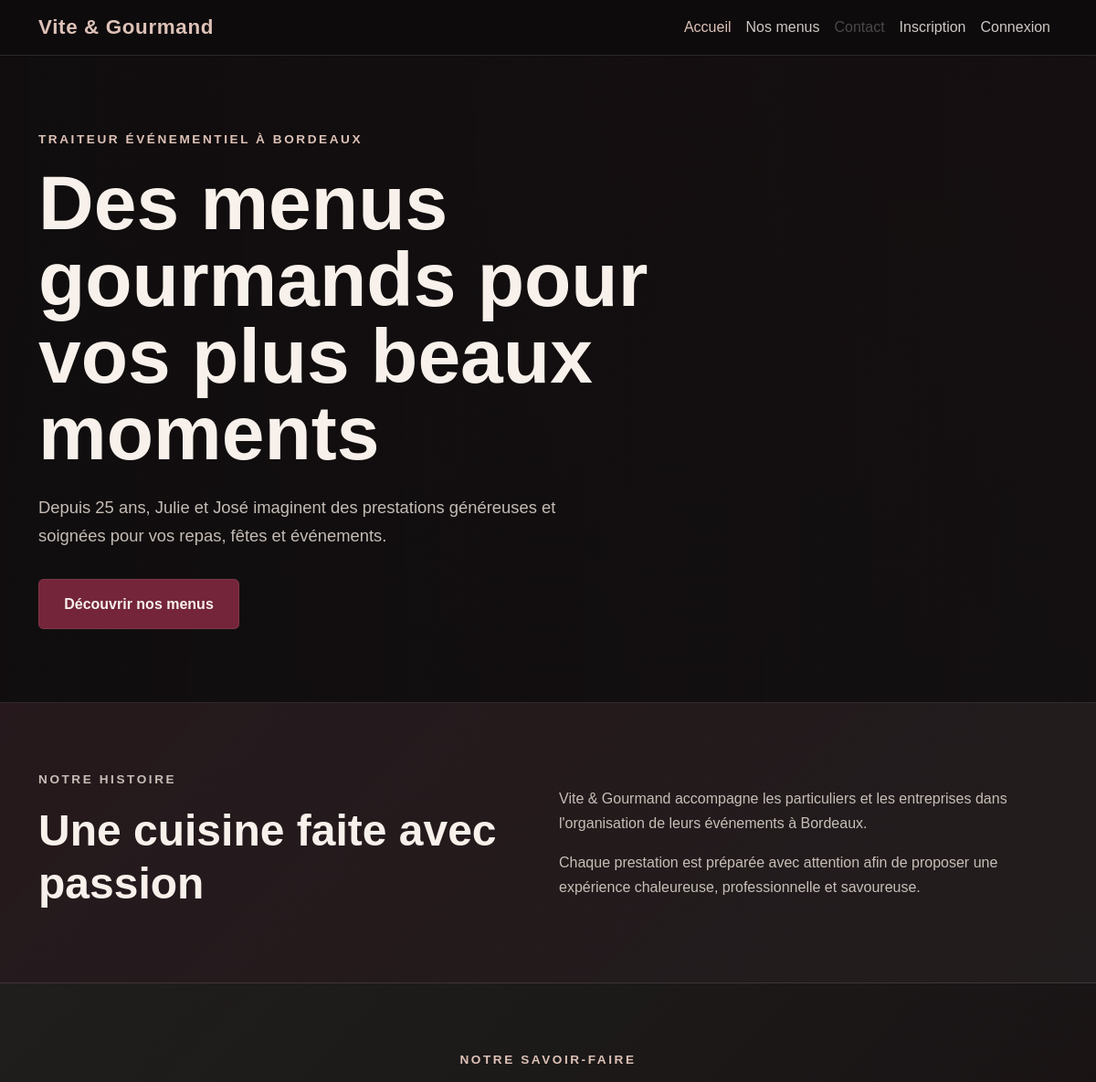
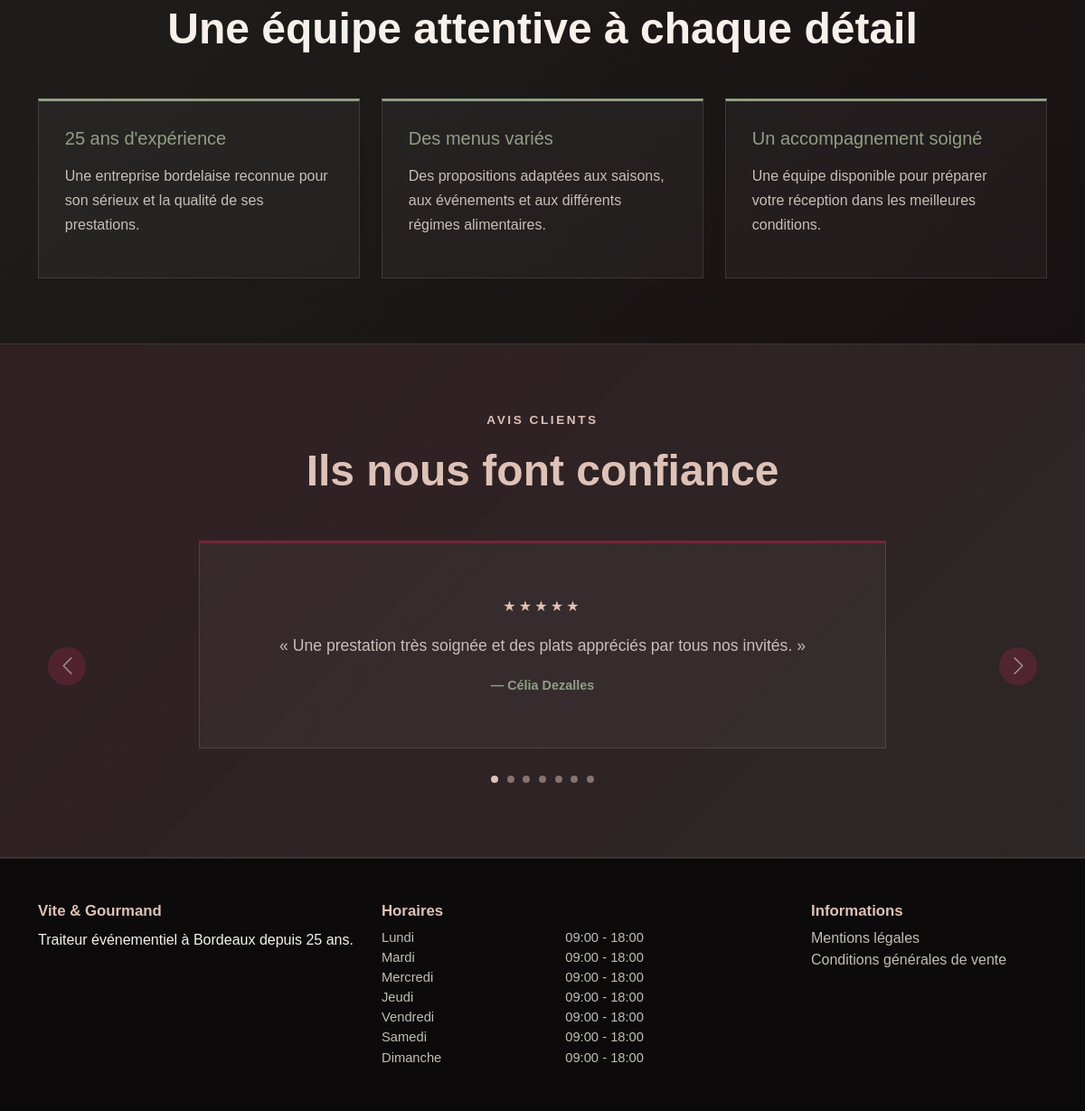
The page / on the database its author committed (2 pictures, top to bottom).
### tables this page shows
CREATE TABLE reviews (
    id INT AUTO_INCREMENT PRIMARY KEY,
    order_id INT NOT NULL UNIQUE,
    user_id INT NOT NULL,
    rating TINYINT NOT NULL,
    comment TEXT NOT NULL,
    moderation_status ENUM('pending', 'approved', 'refused')
        NOT NULL DEFAULT 'pending',
    created_at TIMESTAMP NOT NULL DEFAULT CURRENT_TIMESTAMP,

    CONSTRAINT chk_reviews_rating
        CHECK (rating BETWEEN 1 AND 5),

    CONSTRAINT fk_reviews_order
        FOREIGN KEY (order_id)
        REFERENCES orders(id)
        ON DELETE CASCADE,

    CONSTRAINT fk_reviews_user
        FOREIGN KEY (user_id)
        REFERENCES users(id)
        ON DELETE CASCADE
);

CREATE TABLE users (
    id INT AUTO_INCREMENT PRIMARY KEY,
    role_id INT NOT NULL,
    first_name VARCHAR(100) NOT NULL,
    last_name VARCHAR(100) NOT NULL,
    phone VARCHAR(20) NOT NULL,
    email VARCHAR(190) NOT NULL UNIQUE,
    address VARCHAR(255) NOT NULL,
    postal_code VARCHAR(10) NOT NULL,
    city VARCHAR(100) NOT NULL,
    password_hash VARCHAR(255) NOT NULL,
    is_active BOOLEAN NOT NULL DEFAULT TRUE,
    created_at TIMESTAMP NOT NULL DEFAULT CURRENT_TIMESTAMP,
    updated_at TIMESTAMP NOT NULL DEFAULT CURRENT_TIMESTAMP
        ON UPDATE CURRENT_TIMESTAMP,

    CONSTRAINT fk_users_role
        FOREIGN KEY (role_id)
        REFERENCES roles(id)
        ON DELETE RESTRICT
);

CREATE TABLE opening_hours (
    id INT AUTO_INCREMENT PRIMARY KEY,
    day_number TINYINT NOT NULL UNIQUE,
    day_name VARCHAR(20) NOT NULL,
    opening_time TIME NULL,
    closing_time TIME NULL,
    is_closed BOOLEAN NOT NULL DEFAULT FALSE
);

### app/Views/layouts/main.php (called while the page is built)
<?php
require BASE_PATH . '/app/Views/layouts/header.php';
require $view;
require BASE_PATH . '/app/Views/layouts/footer.php';

### app/Controllers/HomeController.php (called while the page is built, shortened)
<?php
class HomeController
{
    public function index(): void
    {
        $openingHours = OpeningHour::getAll();
        $reviews = Review::getApprovedReviews();
        $view = BASE_PATH . '/app/Views/home/home.php';
        require BASE_PATH . '/app/Views/layouts/main.php';
    }
}

### app/Services/Router.php (called while the page is built, shortened)
<?php
class Router
{
    private array $routes = [];
    public function get(string $path, array $action): void
    {
        $this->routes['GET'][$path] = $action;
    }
    public function post(string $path, array $action): void
    {
        $this->routes['POST'][$path] = $action;
    }
    public function dispatch(string $uri): void
    {
        $method = $_SERVER['REQUEST_METHOD'];
        $path = parse_url($uri, PHP_URL_PATH) ?? '/';
        $path = '/' . trim($path, '/');
        [$controllerClass, $methodName] = $this->routes[$method][$path];
        $controller = new $controllerClass();
        $controller->$methodName();
    }
}

### public/index.php (called while the page is built, shortened)
<?php
$router = new Router();
$router->dispatch($_SERVER['REQUEST_URI']);

### app/Models/Review.php (called while the page is built, shortened)
<?php
class Review
{
    public static function getApprovedReviews(): array
    {
        $pdo = Database::getConnection();
        $sql = '
            SELECT
                reviews.rating,
                reviews.comment,
                users.first_name,
                users.last_name
            FROM reviews
            INNER JOIN users
                ON users.id = reviews.user_id
            WHERE reviews.moderation_status = :moderation_status
            ORDER BY reviews.created_at DESC
        ';
        $statement = $pdo->prepare($sql);
        $statement->execute([
            'moderation_status' => 'approved',
        ]);
        return $statement->fetchAll(PDO::FETCH_ASSOC);
    }
}

### app/Models/OpeningHour.php (called while the page is built, shortened)
<?php
class OpeningHour
{
    public static function getAll(): array
    {
        $pdo = Database::getConnection();
        $sql = '
            SELECT
                day_name,
                opening_time,
                closing_time,
                is_closed
            FROM opening_hours
            ORDER BY day_number
        ';
        $statement = $pdo->query($sql);
        return $statement->fetchAll(PDO::FETCH_ASSOC);
    }
}

### app/Views/home/home.php (the view, shortened to what this page needs)
<section class="hero-section">
    <div class="container">
        <div class="hero-content">
            <p class="hero-subtitle">
                Traiteur événementiel à Bordeaux
            </p>
            <h1>
                Des menus gourmands pour vos plus beaux moments
            </h1>
            <p class="hero-description">
                Depuis 25 ans, Julie et José imaginent des prestations généreuses
                et soignées pour vos repas, fêtes et événements.
            </p>
            <a href="<?php echo BASE_URL; ?>/menus" class="btn btn-custom">
                Découvrir nos menus
                </a>
        </div>
    </div>
</section>
<section class="presentation-section py-5">
    <div class="container py-4">
        <div class="row align-items-center gy-4">
            <div class="col-lg-6">
                <p class="section-subtitle">
                    Notre histoire
                </p>
                <h2>
                    Une cuisine faite avec passion
                </h2>
            </div>
            <div class="col-lg-6">
                <p>
                    Vite & Gourmand accompagne les particuliers et les entreprises
                    dans l'organisation de leurs événements à Bordeaux.
                </p>
                <p class="mb-0">
                    Chaque prestation est préparée avec attention afin de proposer
                    une expérience chaleureuse, professionnelle et savoureuse.
                </p>
            </div>
        </div>
    </div>
</section>
<section class="values-section py-5">
    <div class="container py-4">
        <div class="text-center mb-5">
            <p class="section-subtitle">
                Notre savoir-faire
            </p>
            <h2>
                Une équipe attentive à chaque détail
            </h2>
        </div>
        <div class="row gy-4">
            <div class="col-md-4">
                <article class="value-card">
                    <h3>25 ans d'expérience</h3>
                    <p>
                        Une entreprise bordelaise reconnue pour son sérieux
                        et la qualité de ses prestations.
                    </p>
                </article>
            </div>
            <div class="col-md-4">
                <article class="value-card">
                    <h3>Des menus variés</h3>
                    <p>
                        Des propositions adaptées aux saisons, aux événements
                        et aux différents régimes alimentaires.
                    </p>
                </article>
            </div>
            <div class="col-md-4">
                <article class="value-card">
                    <h3>Un accompagnement soigné</h3>
                    <p>
                        Une équipe disponible pour préparer votre réception
                        dans les meilleures conditions.
                    </p>
                </article>
            </div>
        </div>
    </div>
</section>
<section class="reviews-section py-5">
    <div class="container py-4">
        <div class="text-center mb-5">
            <p class="section-subtitle">
                Avis clients
            </p>
            <h2>
                Ils nous font confiance
            </h2>
        </div>
        <?php if (!empty($reviews)): ?>
            <div
                id="reviews-carousel"
                class="carousel slide"
                data-bs-ride="carousel"
                data-bs-interval="6000"
                data-bs-pause="hover">
                <div class="carousel-indicators">
                    <?php foreach ($reviews as $index => $review): ?>
                        <button
                            type="button"
                            data-bs-target="#reviews-carousel"
                            data-bs-slide-to="<?php echo $index; ?>"
                            class="<?php echo $index === 0 ? 'active' : ''; ?>"
                            aria-current="<?php echo $index === 0 ? 'true' : 'false'; ?>"
                            aria-label="Afficher l'avis <?php echo $index + 1; ?>"></button>
                    <?php endforeach; ?>
                </div>
                <div class="carousel-inner">
                    <?php foreach ($reviews as $index => $review): ?>
                        <div
                            class="carousel-item <?php echo $index === 0 ? 'active' : ''; ?>">
                            <article class="review-card review-card-carousel mx-auto">
                                <p class="review-stars">
                                    <?php
                                    echo str_repeat('★', (int) $review['rating']);
                                    ?>
                                </p>
                                <p class="review-comment">
                                    « <?php echo htmlspecialchars($review['comment']); ?> »
                                </p>
                                <p class="review-author mb-0">
                                    —
                                    <?php
                                    echo htmlspecialchars(
                                        $review['first_name']
                                            . ' '
                                            . $review['last_name']
                                    );
                                    ?>
                                </p>
                            </article>
                        </div>
                    <?php endforeach; ?>
                </div>
                <button
                    class="carousel-control-prev"
                    type="button"
                    data-bs-target="#reviews-carousel"
                    data-bs-slide="prev">
                    <span
                        class="carousel-control-prev-icon"
                        aria-hidden="true"></span>
                </button>
                <button
                    class="carousel-control-next"
                    type="button"
                    data-bs-target="#reviews-carousel"
                    data-bs-slide="next">
                    <span
                        class="carousel-control-next-icon"
                        aria-hidden="true"></span>
                </button>
            </div>
        <?php else: ?>
            <p class="text-center mb-0">
                Aucun avis client n'est disponible pour le moment.
            </p>
        <?php endif; ?>
    </div>
</section>

### app/Views/layouts/header.php (shortened to what this page needs)
<!DOCTYPE html>
<html lang="fr">
<head>
    <link
        href="https://cdn.jsdelivr.net/npm/bootstrap@5.3.3/dist/css/bootstrap.min.css"
        rel="stylesheet">
    <link
        rel="stylesheet"
        href="<?php echo BASE_URL; ?>/assets/css/style.css">
</head>
<body>
    <header>
        <nav class="navbar navbar-expand-lg navbar-dark">
            <div class="container">
                <a class="navbar-brand" href="<?php echo BASE_URL; ?>/">
                    Vite & Gourmand
                </a>
                <div class="collapse navbar-collapse" id="main-navigation">
                    <ul class="navbar-nav ms-auto">
                        <li class="nav-item">
                            <a class="nav-link active" href="<?php echo BASE_URL; ?>/">
                                Accueil
                            </a>
                        </li>
                        <li class="nav-item">
                            <a class="nav-link" href="<?php echo BASE_URL; ?>/menus">
                                Nos menus
                            </a>
                        </li>
                        <li class="nav-item">
                            <a class="nav-link disabled" href="#" aria-disabled="true">
                                Contact
                            </a>
                        </li>
                        <?php if (!empty($_SESSION['user'])): ?>
                            <li class="nav-item">
                                <span class="nav-link">
                                    Mon compte
                                </span>
                            </li>
                            <li class="nav-item">
                                <form
                                    action="<?php echo BASE_URL; ?>/logout"
                                    method="post"
                                    class="d-inline">
                                    <button
                                        type="submit"
                                        class="nav-link border-0 bg-transparent">
                                        Déconnexion
                                    </button>
                                </form>
                            </li>
                        <?php else: ?>
                            <li class="nav-item">
                                <a class="nav-link" href="<?php echo BASE_URL; ?>/register">
                                    Inscription
                                </a>
                            </li>
                            <li class="nav-item">
                                <a class="nav-link" href="<?php echo BASE_URL; ?>/login">
                                    Connexion
                                </a>
                            </li>
                        <?php endif; ?>
                    </ul>
                </div>
            </div>
        </nav>
    </header>
    <main>

### app/Views/layouts/footer.php (shortened to what this page needs)
</main>
<footer class="site-footer">
    <div class="container py-5">
        <div class="row gy-4">
            <div class="col-lg-4 col-md-6">
                <h2 class="footer-title">
                    Vite & Gourmand
                </h2>
                <p class="mb-0">
                    Traiteur événementiel à Bordeaux depuis 25 ans.
                </p>
            </div>
            <div class="col-lg-5 col-md-6">
                <h2 class="footer-title">
                    Horaires
                </h2>
                <?php if (!empty($openingHours)): ?>
                    <ul class="opening-hours-list list-unstyled mb-0">
                        <?php foreach ($openingHours as $openingHour): ?>
                            <li class="opening-hours-item">
                                <span>
                                    <?php echo htmlspecialchars($openingHour['day_name']); ?>
                                </span>
                                <span>
                                    <?php if ((bool) $openingHour['is_closed']): ?>
                                        Fermé
                                    <?php else: ?>
                                        <?php
                                        echo htmlspecialchars(
                                            substr($openingHour['opening_time'], 0, 5)
                                        );
                                        ?>
                                        -
                                        <?php
                                        echo htmlspecialchars(
                                            substr($openingHour['closing_time'], 0, 5)
                                        );
                                        ?>
                                    <?php endif; ?>
                                </span>
                            </li>
                        <?php endforeach; ?>
                    </ul>
                <?php else: ?>
                    <p class="mb-0">
                        Les horaires seront bientôt disponibles.
                    </p>
                <?php endif; ?>
            </div>
            <div class="col-lg-3 col-md-6">
                <h2 class="footer-title">
                    Informations
                </h2>
                <ul class="list-unstyled mb-0">
                    <li>
                        <a href="#" class="footer-link">
                            Mentions légales
                        </a>
                    </li>
                    <li>
                        <a href="#" class="footer-link">
                            Conditions générales de vente
                        </a>
                    </li>
                </ul>
            </div>
        </div>
    </div>
</footer>
</body>
</html>

### rows shown on the page
reviews: rating "★★★★★", comment "Une prestation très soignée et des plats appréciés par tous nos invités.", user.last_name "Célia Dezalles"
opening_hours: day_name "Lundi", opening_time "09:00", closing_time "18:00"
opening_hours: day_name "Mardi", opening_time "09:00", closing_time "18:00"
opening_hours: day_name "Mercredi", opening_time "09:00", closing_time "18:00"
opening_hours: day_name "Jeudi", opening_time "09:00", closing_time "18:00"
opening_hours: day_name "Vendredi", opening_time "09:00", closing_time "18:00"
opening_hours: day_name "Samedi", opening_time "09:00", closing_time "18:00"
opening_hours: day_name "Dimanche", opening_time "09:00", closing_time "18:00"
